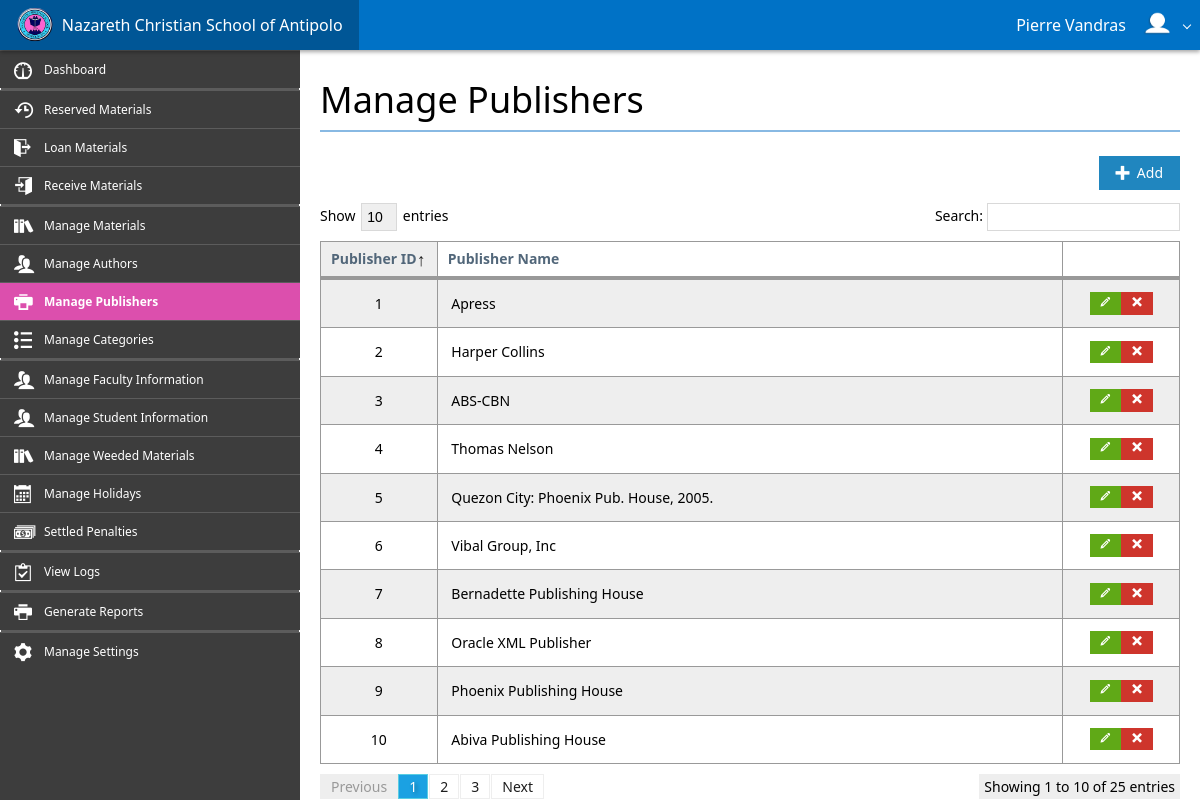
The page /control_panel/manage_publishers.php (signed in) on the database as committed earlier.
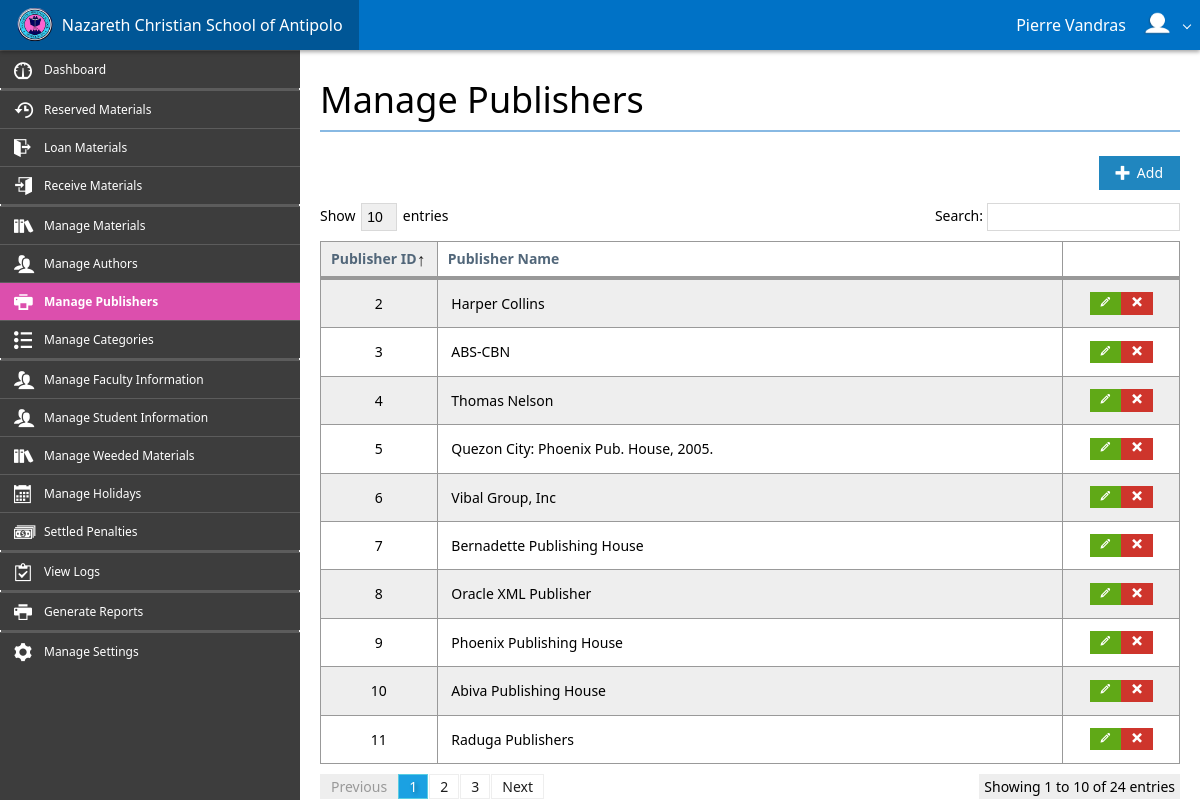
The same page on the database as committed later.
### tables this page shows
CREATE TABLE IF NOT EXISTS `publishers` (
  `Publisher_ID` int(10) NOT NULL AUTO_INCREMENT,
  `Publisher_Name` varchar(255) NOT NULL,
  PRIMARY KEY (`Publisher_ID`)
);

### control_panel/requests/connection.php (called while the page is built, shortened)
<?php
    class Connection {
        private $hostname = 'localhost';
        private $username = 'root';
        private $password = '';
        private $database = 'ncsa_db';
        private $connection, $query;
        function open() {
            $this->connection = mysqli_connect($this->hostname, $this->username, $this->password, $this->database);
        }
        function query($sql) {
            $this->query = mysqli_query($this->connection, $sql);
        }
        function fetch_assoc() {
            return mysqli_fetch_assoc($this->query);
        }
    }
?>

### control_panel/manage_publishers.php (the view, shortened to what the changed rows need)
<?php
    include_once('assets/system/header.php');
?>
<div id="main-block">
    <div class="flex-grid" style="height: 100%;">
        <div class="row" style="height: 100%;">
            <div id="cell-sidebar" class="cell bg-lightDark size-x300" style="overflow-y: scroll; height: 100%;">
                <ul class="sidebar2 dark">
                </ul>
            </div>
            <div id="cell-content" class="cell auto-size padding20 pane-scroll">
                <h1 class="text-light">Manage Publishers</h1>
                <hr><br>
                <div class="align-right">
                    <a class="button primary beautify beautify-mif" data-button="add-publisher-button" data-role="hint" data-hint="Add Publisher" data-hint-background="#dc4fad" data-hint-color="#ffffff" data-hint-mode="2" data-hint-position="top"><span class="mif mif-plus"></span>&nbsp;&nbsp;Add</a>
                </div>
                <table id="publishers-table" class="table striped border bordered">
                    <thead>
                        <tr>
                            <th width="15%">Publisher ID</th>
                            <th>Publisher Name</th>
                            <th width="15%"></th>
                        </tr>
                    </thead>
                    <tbody>
                        <?php
                            require_once('requests/connection.php');
                            $connection = new Connection();
                            $connection->open();
                            $connection->query("SELECT * FROM publishers");
                            while($row = $connection->fetch_assoc()) {
                                echo '<tr>';
                                echo '<td class="align-center">' . $row['Publisher_ID'] . '</td>';
                                echo '<td>' . $row['Publisher_Name'] . '</td>';
                                echo '<td class="align-center"><a class="button success mini-button beautify" data-button="edit-publisher-button" data-var-id="' . $row['Publisher_ID'] . '" data-role="hint" data-hint="Edit Publisher" data-hint-background="#dc4fad" data-hint-color="#ffffff" data-hint-mode="2" data-hint-position="top"><span class="mif mif-pencil"></span></a><a class="button danger mini-button beautify" data-button="delete-publisher-button" data-var-id="' . $row['Publisher_ID'] . '" data-role="hint" data-hint="Delete Publisher" data-hint-background="#dc4fad" data-hint-color="#ffffff" data-hint-mode="2" data-hint-position="top"><span class="mif mif-cross"></span></a></td>';
                                echo '</tr>';
                            }
                        ?>
                    </tbody>
                </table>
            </div>
        </div>
    </div>
</div>
<?php
    include_once('assets/system/footer.php');
?>

Rows that differ between the two databases and show on the page:
removed publishers: Publisher_ID "1", Publisher_Name "Apress"
now on this page (row unchanged): publishers: Publisher_ID "11", Publisher_Name "Raduga Publishers"
Other text that changed with them:
text written by a page script: "Show entries Search: Showing 1 to 10 of 25 entries Previous 1 2 3 Next" → "Show entries Search: Showing 1 to 10 of 24 entries Previous 1 2 3 Next"
